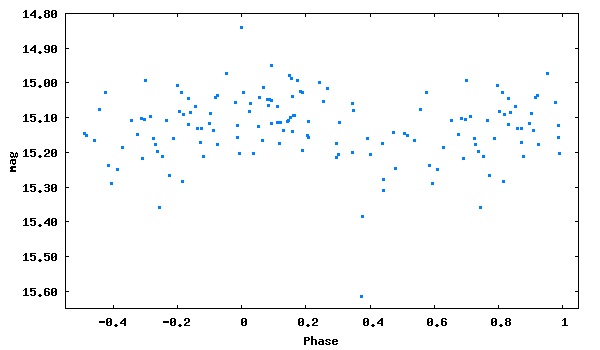

This figure's gnuplot source:
set term png size 600,350 medium
set colors classic
set output 'phase_lc_13.png'
set xlabel 'Phase'
set ylabel 'mag'
#set title 'JDmax = 2447035.45800 + 0.2012573 x E'
set format y '%5.2f'
plot [-0.55:1.05][15.65:14.80] "phase_lc_13.dat" linecolor 3 pointtype 5 pointsize 0.3 title ""
